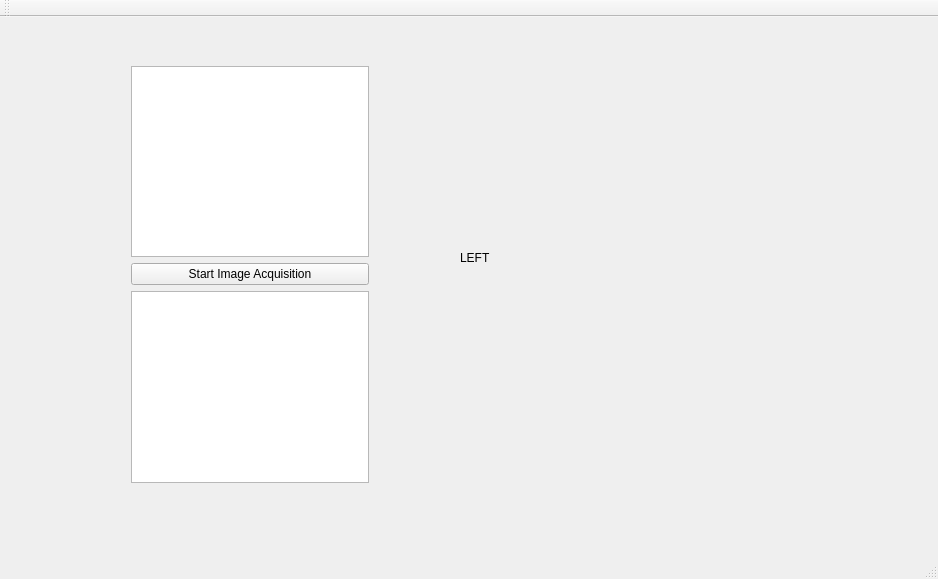
<?xml version="1.0" encoding="UTF-8"?>
<ui version="4.0">
 <class>frameimage</class>
 <widget class="QMainWindow" name="frameimage">
  <property name="enabled">
   <bool>true</bool>
  </property>
  <property name="geometry">
   <rect>
    <x>0</x>
    <y>0</y>
    <width>938</width>
    <height>579</height>
   </rect>
  </property>
  <property name="windowTitle">
   <string>frameimage</string>
  </property>
  <widget class="QWidget" name="centralWidget">
   <widget class="QLabel" name="m_LeftLabelStream">
    <property name="geometry">
     <rect>
      <x>460</x>
      <y>100</y>
      <width>271</width>
      <height>281</height>
     </rect>
    </property>
    <property name="text">
     <string>LEFT</string>
    </property>
   </widget>
   <widget class="QWidget" name="">
    <property name="geometry">
     <rect>
      <x>120</x>
      <y>0</y>
      <width>260</width>
      <height>515</height>
     </rect>
    </property>
    <layout class="QVBoxLayout" name="verticalLayout_2">
     <item>
      <spacer name="verticalSpacer">
       <property name="orientation">
        <enum>Qt::Vertical</enum>
       </property>
       <property name="sizeHint" stdset="0">
        <size>
         <width>20</width>
         <height>40</height>
        </size>
       </property>
      </spacer>
     </item>
     <item>
      <layout class="QVBoxLayout" name="verticalLayout">
       <item>
        <widget class="QListWidget" name="m_ListBoxCameras"/>
       </item>
       <item>
        <widget class="QPushButton" name="m_ButtonStartStop">
         <property name="text">
          <string>Start Image Acquisition</string>
         </property>
        </widget>
       </item>
       <item>
        <widget class="QListWidget" name="m_ListLog"/>
       </item>
      </layout>
     </item>
     <item>
      <spacer name="verticalSpacer_2">
       <property name="orientation">
        <enum>Qt::Vertical</enum>
       </property>
       <property name="sizeHint" stdset="0">
        <size>
         <width>20</width>
         <height>40</height>
        </size>
       </property>
      </spacer>
     </item>
    </layout>
   </widget>
  </widget>
  <widget class="QMenuBar" name="menuBar">
   <property name="geometry">
    <rect>
     <x>0</x>
     <y>0</y>
     <width>938</width>
     <height>23</height>
    </rect>
   </property>
  </widget>
  <widget class="QToolBar" name="mainToolBar">
   <attribute name="toolBarArea">
    <enum>TopToolBarArea</enum>
   </attribute>
   <attribute name="toolBarBreak">
    <bool>false</bool>
   </attribute>
  </widget>
  <widget class="QStatusBar" name="statusBar"/>
 </widget>
 <layoutdefault spacing="6" margin="11"/>
 <resources/>
 <connections/>
</ui>
